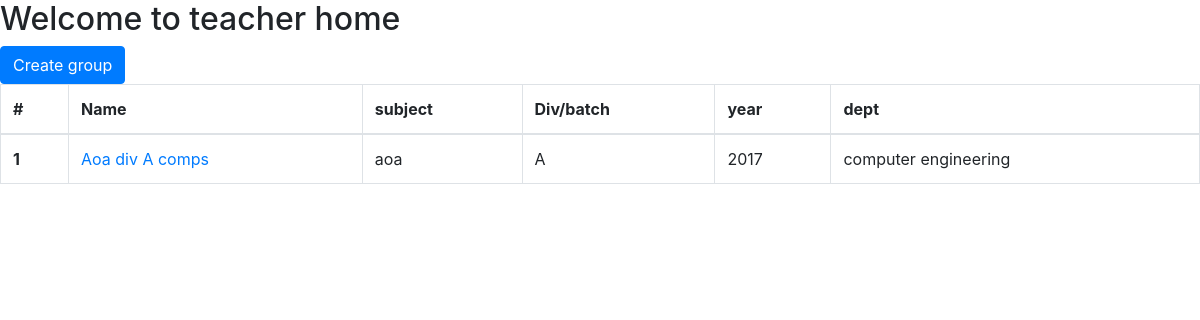
The page /teacher/teacher_home/ (signed in) on the database as committed earlier.
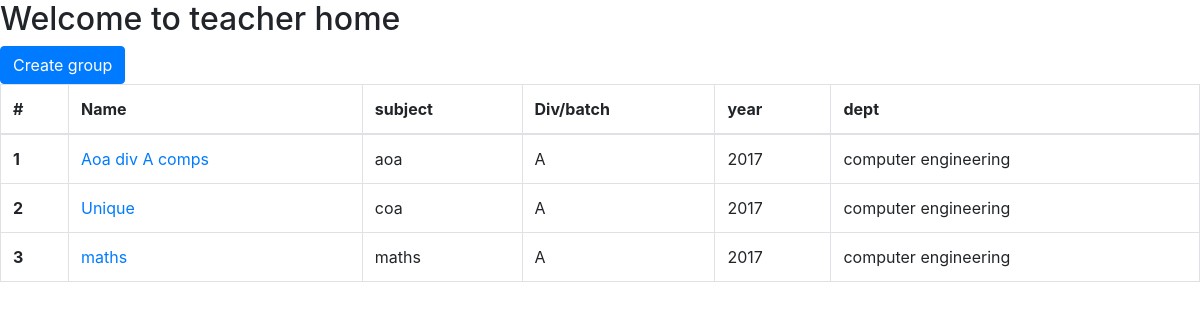
The same page on the database as committed later.
### home/models.py (models this page shows, shortened)
class group(models.Model):
    owner=models.ForeignKey(teacher,on_delete=models.CASCADE)
    name=models.CharField(max_length=256)
    member=models.ManyToManyField(students)
    sub = models.CharField(max_length=256)
    div_or_batch=models.CharField(max_length=50)
    div=models.BooleanField(default=False)
    batch=models.BooleanField(default=False)
    year=models.CharField(max_length=256)
    dept=models.CharField(max_length=256)

### teachers/views.py (the view)
# urls.py: path('teacher_home/',views.teacher_home,name='teacher_home'),
@login_required
def teacher_home(request):
    teacher_current = teacher.objects.filter(user=request.user).first()
    group_list=group.objects.filter(owner=teacher_current)
    context={
        'group_list':group_list
    }
    return render(request,"teacher_home.html",context)

### templates/teacher_home.html (shortened to what this page needs)
<!DOCTYPE html>
<html lang="en" dir="ltr">
  <head>
    <link rel="stylesheet" href="https://stackpath.bootstrapcdn.com/bootstrap/4.3.1/css/bootstrap.min.css">
  </head>
  <body>
    {% block body %}
    <h2>Welcome to teacher home</h2>
    <a href="{% url 'create_group'  %}" class="btn btn-primary">Create group</a>
<table class="table table-bordered">
  <thead>
    <tr>
      <th scope="col">#</th>
      <th scope="col">Name</th>
      <th scope="col">subject</th>
      <th scope="col">Div/batch</th>
      <th scope='col'>year</th>
      <th scope="col">dept</th>
    </tr>
  </thead>
  <tbody>
    {%for group in group_list %}
    <tr>
      <th scope="row">{{forloop.counter}}</th>
      <td><a href="{%url 'teacher_group_detail' pk=group.pk  %}">{{group.name}}</a></td>
      <td>{{group.sub}}</td>
      <td>{{group.div_or_batch}}</td>
      <td>{{group.year}}</td>
      <td>{{group.dept}}</td>
    </tr>
    {%endfor %}
  </tbody>
</table>
{% endblock %}
  </body>
</html>

Rows that differ between the two databases and show on the page:
added group: name "Unique", sub "coa", div_or_batch "A", year "2017", dept "computer engineering"
added group: name "maths", sub "maths", div_or_batch "A", year "2017", dept "computer engineering"
